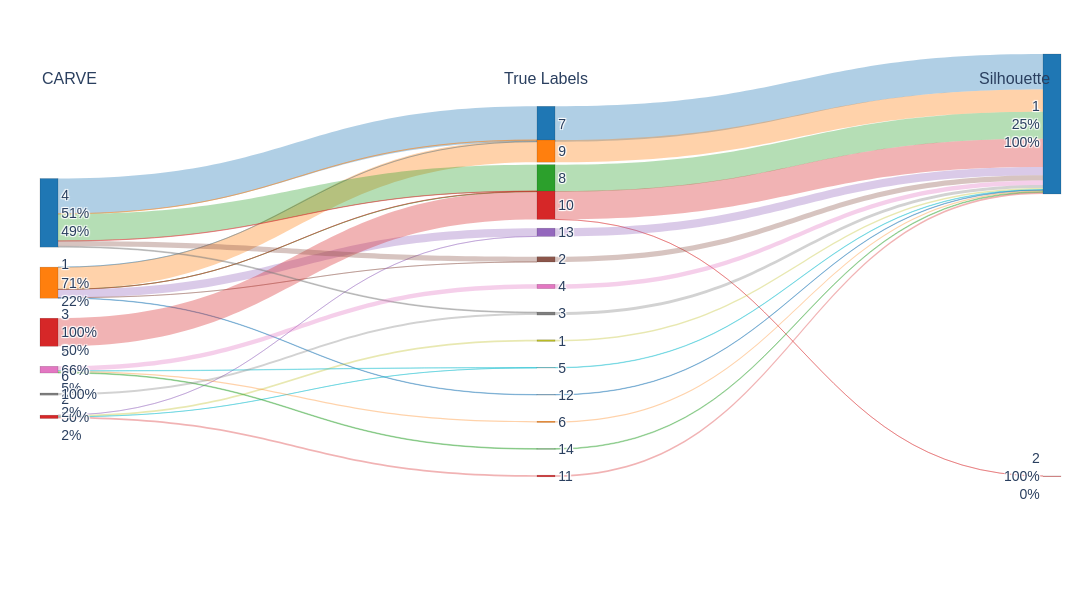

The notebook cell this image was saved under:
### Markdown cell above
### 5.3 Standalone Alluvial Diagram

### Code cell
carve_labels = carve.get_labels(measure=MEASURE, rule=RULE, not_two=NOT_TWO)

fig = alluvial_compare(
    y_true=y, left_labels=carve_labels, right_labels=silhouette_labels,
    left_title="CARVE", right_title="Silhouette", true_title="True Labels",
    palette_name="tab10", link_alpha=0.35,
)
fig.show()

### Figure 1 — Plotly figure (JSON) as saved in the notebook; plotly's stock layout.template omitted (floating-point values rounded to 4 significant figures)
{"data": [{"arrangement": "fixed", "link": {"color": ["rgba(31,119,180,0.35)", "rgba(255,127,14,0.35)", "rgba(44,160,44,0.35)", "rgba(214,39,40,0.35)", "rgba(148,103,189,0.35)", "rgba(140,86,75,0.35)", "rgba(31,119,180,0.35)", "rgba(148,103,189,0.35)", "rgba(188,189,34,0.35)", "rgba(23,190,207,0.35)", "rgba(214,39,40,0.35)", "rgba(214,39,40,0.35)", "rgba(31,119,180,0.35)", "rgba(255,127,14,0.35)", "rgba(44,160,44,0.35)", "rgba(214,39,40,0.35)", "rgba(140,86,75,0.35)", "rgba(127,127,127,0.35)", "rgba(227,119,194,0.35)", "rgba(23,190,207,0.35)", "rgba(255,127,14,0.35)", "rgba(44,160,44,0.35)", "rgba(127,127,127,0.35)", "rgba(31,119,180,0.35)", "rgba(255,127,14,0.35)", "rgba(44,160,44,0.35)", "rgba(214,39,40,0.35)", "rgba(214,39,40,0.35)", "rgba(148,103,189,0.35)", "rgba(140,86,75,0.35)", "rgba(227,119,194,0.35)", "rgba(127,127,127,0.35)", "rgba(188,189,34,0.35)", "rgba(23,190,207,0.35)", "rgba(31,119,180,0.35)", "rgba(255,127,14,0.35)", "rgba(44,160,44,0.35)", "rgba(214,39,40,0.35)"], "source": [0, 0, 0, 0, 0, 0, 0, 1, 1, 1, 1, 2, 3, 3, 3, 3, 3, 3, 4, 4, 4, 4, 5, 6, 7, 8, 9, 9, 10, 11, 12, 13, 14, 15, 16, 17, 18, 19], "target": [6, 7, 8, 9, 10, 11, 16, 10, 14, 15, 19, 9, 6, 7, 8, 9, 11, 13, 12, 15, 17, 18, 13, 20, 20, 20, 20, 21, 20, 20, 20, 20, 20, 20, 20, 20, 20, 20], "value": [3, 790, 2, 4, 293, 2, 16, 1, 58, 1, 59, 1002, 1262, 3, 963, 7, 185, 31, 158, 14, 44, 25, 77, 1265, 793, 965, 1012, 1, 294, 187, 158, 108, 58, 15, 16, 44, 25, 59]}, "node": {"color": ["#ff7f0e", "#d62728", "#d62728", "#1f77b4", "#e377c2", "#7f7f7f", "#1f77b4", "#ff7f0e", "#2ca02c", "#d62728", "#9467bd", "#8c564b", "#e377c2", "#7f7f7f", "#bcbd22", "#17becf", "#1f77b4", "#ff7f0e", "#2ca02c", "#d62728", "#1f77b4", "#d62728"], "label": ["1<br>71%<br>22%", "2<br>50%<br>2%", "3<br>100%<br>20%", "4<br>51%<br>49%", "5<br>66%<br>5%", "6<br>100%<br>2%", "7", "9", "8", "10", "13", "2", "4", "3", "1", "5", "12", "6", "14", "11", "1<br>25%<br>100%", "2<br>100%<br>0%"], "line": {"color": "rgba(0,0,0,0.25)", "width": 0.5}, "pad": 20, "thickness": 18, "x": [0, 0, 0, 0, 0, 0, 0.5, 0.5, 0.5, 0.5, 0.5, 0.5, 0.5, 0.5, 0.5, 0.5, 0.5, 0.5, 0.5, 0.5, 1, 1], "y": [0.06, 0.236, 0.412, 0.588, 0.764, 0.94, 0.06, 0.1277, 0.1954, 0.2631, 0.3308, 0.3985, 0.4662, 0.5338, 0.6015, 0.6692, 0.7369, 0.8046, 0.8723, 0.94, 0.06, 0.94]}, "type": "sankey"}], "layout": {"annotations": [{"font": {"size": 16}, "showarrow": false, "text": "CARVE", "x": 0, "xref": "paper", "y": 1.08, "yref": "paper"}, {"font": {"size": 16}, "showarrow": false, "text": "True Labels", "x": 0.5, "xref": "paper", "y": 1.08, "yref": "paper"}, {"font": {"size": 16}, "showarrow": false, "text": "Silhouette", "x": 1, "xref": "paper", "y": 1.08, "yref": "paper"}], "font": {"family": "Arial", "size": 14}, "height": 600, "margin": {"b": 100, "l": 40, "r": 40, "t": 100}, "paper_bgcolor": "white", "plot_bgcolor": "white", "width": 1200}}
